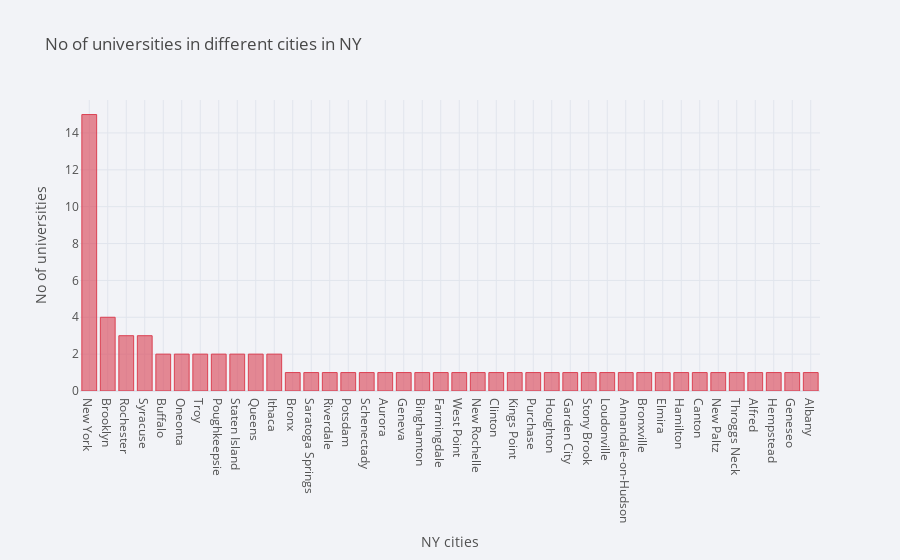

Notebook code cell kept with this figure:
### Markdown cell above
***Now lets take a look at which cities in NY and CA are these universities located.*************

### Code cell
data[data['State']=='NY']['City'].value_counts().iplot(kind='bar',colors='red',theme='polar',title='No of universities in different cities in NY',xTitle='NY cities',yTitle='No of universities')

### Figure 1 — Plotly figure (JSON) as saved in the notebook; plotly's stock layout.template omitted (floating-point values rounded to 4 significant figures)
{"data": [{"marker": {"color": "rgba(219, 64, 82, 0.6)", "line": {"color": "rgba(219, 64, 82, 1.0)", "width": 1}}, "name": "City", "orientation": "v", "text": "", "type": "bar", "x": ["New York", "Brooklyn", "Rochester", "Syracuse", "Buffalo", "Oneonta", "Troy", "Poughkeepsie", "Staten Island", "Queens", "Ithaca", "Bronx", "Saratoga Springs", "Riverdale", "Potsdam", "Schenectady", "Aurora", "Geneva", "Binghamton", "Farmingdale", "West Point", "New Rochelle", "Clinton", "Kings Point", "Purchase", "Houghton", "Garden City", "Stony Brook", "Loudonville", "Annandale-on-Hudson", "Bronxville", "Elmira", "Hamilton", "Canton", "New Paltz", "Throggs Neck", "Alfred", "Hempstead", "Geneseo", "Albany"], "y": [15, 4, 3, 3, 2, 2, 2, 2, 2, 2, 2, 1, 1, 1, 1, 1, 1, 1, 1, 1, 1, 1, 1, 1, 1, 1, 1, 1, 1, 1, 1, 1, 1, 1, 1, 1, 1, 1, 1, 1]}], "layout": {"legend": {"bgcolor": "#F2F3F7", "font": {"color": "#505050"}}, "paper_bgcolor": "#F2F3F7", "plot_bgcolor": "#F2F3F7", "title": {"font": {"color": "#484848"}, "text": "No of universities in different cities in NY"}, "xaxis": {"gridcolor": "#E1E5ED", "showgrid": true, "tickfont": {"color": "#505050"}, "title": {"font": {"color": "#505050"}, "text": "NY cities"}, "zerolinecolor": "#E1E5ED", "type": "category", "range": [-0.5, 39.5], "autorange": true}, "yaxis": {"gridcolor": "#E1E5ED", "showgrid": true, "tickfont": {"color": "#505050"}, "title": {"font": {"color": "#505050"}, "text": "No of universities"}, "zerolinecolor": "#E1E5ED", "type": "linear", "range": [0, 15.79], "autorange": true}, "autosize": true}}
